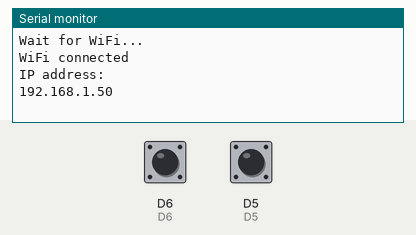
The sketch below on a simulated ESP8266 (NodeMCU). Shown: the last lines printed to the serial monitor. The inputs (shaded band) are chosen by the test bench; at power-on: D6 HIGH, D5 HIGH. WiFi joins after 1.5 s; servers stay silent unless stated.

Above: at 3.2 s.
3.3 s: D6 pulled LOW for 0.15 s
At 4.1 s:
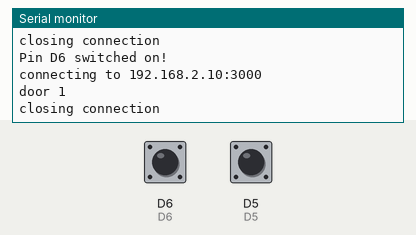
4.9 s: D5 pulled LOW for 0.15 s
At 5.21 s:
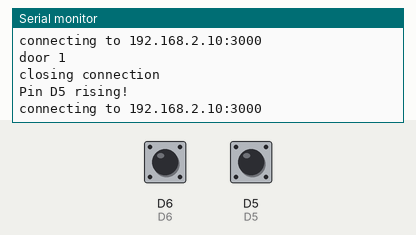

The sketch:

WiFiWebServer.ino
```cpp
/*
    This sketch sends a string to a TCP server, and prints a one-line response.
    You must run a TCP server in your local network.
    For example, on Linux you can use this command: nc -v -l 3000
*/

#include <ESP8266WiFi.h>
#include <ESP8266WiFiMulti.h>

#ifndef STASSID
#define STASSID "Radu"
#define STAPSK "sGw4Xvbw"
#endif

#define D1 5
#define D2 4
#define D5 14
#define D6 12
#define D7 13
#define A0

const char *ssid = STASSID;
const char *password = STAPSK;

const char *host = "192.168.2.10";
const uint16_t port = 3000;

ESP8266WiFiMulti WiFiMulti;
bool doorOpenFlag = false;
bool doorBellRangFlag = false;


void setup()
{
    Serial.begin(115200);

    // We start by connecting to a WiFi network
    WiFi.mode(WIFI_STA);
    WiFiMulti.addAP(ssid, password);

    Serial.println();
    Serial.println();
    Serial.print("Wait for WiFi... ");

    while (WiFiMulti.run() != WL_CONNECTED)
    {
        Serial.print(".");
        delay(500);
    }

    Serial.println("");
    Serial.println("WiFi connected");
    Serial.println("IP address: ");
    Serial.println(WiFi.localIP());

    delay(500);

    pinMode(D5, INPUT_PULLUP);
    pinMode(D6, INPUT_PULLUP);

    attachInterrupt(D5, onDoorBellPressed, RISING);
    attachInterrupt(D6, onDoorStateChanged, CHANGE);
}

ICACHE_RAM_ATTR void onDoorBellPressed() {
    doorBellRangFlag = true;
    Serial.println("Pin D5 rising!");
}


ICACHE_RAM_ATTR void onDoorStateChanged() {
    doorOpenFlag = true;
    Serial.println("Pin D6 switched!");
}

void loop()
{
    if(doorOpenFlag) {
        doorOpenFlag = false;
        if(digitalRead(D6) == HIGH) {
            Serial.println("Pin D6 switched on!");
            sendMessage("door 1");
            doorOpenFlag = false;
        } else {
            Serial.println("Pin D6 switched off!");
            sendMessage("door 0");
        }
    }

    if(doorBellRangFlag) {
        doorBellRangFlag = false;
        sendMessage("bell");
    }

    // handleEvents();

    // if(isDoorStateChanged) {
    //     if(isDoorOpen) {
    //         sendMessage("door 1");
    //         return;
    //     } else {
    //         sendMessage("door 0");
    //         return;
    //     }
    // } else if (isDoorBellRang) {
    //     sendMessage("bell");
    //     return;
    // }
}

void sendMessage(const char str[]) {
    Serial.print("connecting to ");
    Serial.print(host);
    Serial.print(':');
    Serial.println(port);

    // Use WiFiClient class to create TCP connections
    WiFiClient client;

    if (!client.connect(host, port))
    {
        Serial.println("connection failed");
        Serial.println("wait 5 sec...");
        delay(5000);
        return;
    }

    // This will send the request to the server
    Serial.println(str);
    client.println(str);

    // //read back one line from server
    // Serial.println("receiving from remote server");
    // String line = client.readStringUntil('\n');
    // Serial.println(line);

    Serial.println("closing connection");
    client.stop();
}


// bool doorOpenLast = false;
// bool doorOpenCurrent = false;
// bool doorStateChanged = false;
// bool doorBellRang = false;
// unsigned long doorBellRangTime = 0;

// void handleEvents()
// {
//     unsigned long currentTime = millis();
//     doorOpenCurrent = true;
//     if (doorOpenLast != doorOpenCurrent)  // Switching condition
//     {
//         doorStateChanged = true;
//     }
//     if (true)  // On-Event Condition
//     {
//         if(currentTime < doorBellRangTime)
//             doorBellRangTime = 0;
//         if (!doorBellRang && currentTime - doorBellRangTime > 10 * 1000)
//         {
//             doorBellRang = true;
//             doorBellRangTime = currentTime;
//         }
//     }
//     doorOpenLast = doorOpenCurrent;
// }


// bool isDoorStateChanged()
// {
//     if (doorStateChanged) {
//         doorStateChanged = false;
//         return true;
//     }
//     return false;
// }


// bool isDoorOpen() {
//     return doorOpenCurrent;
// }


// bool isDoorBellRang()
// {
//     if (doorBellRang) {
//         doorBellRang = false;
//         return true;
//     }
//     return false;
// }
```

Measured:
- after the input at 3.3 s, the serial monitor: prints a new line at once (image 1)
- after the input at 4.9 s, the serial monitor: prints a new line after 0.15 s (image 2)
